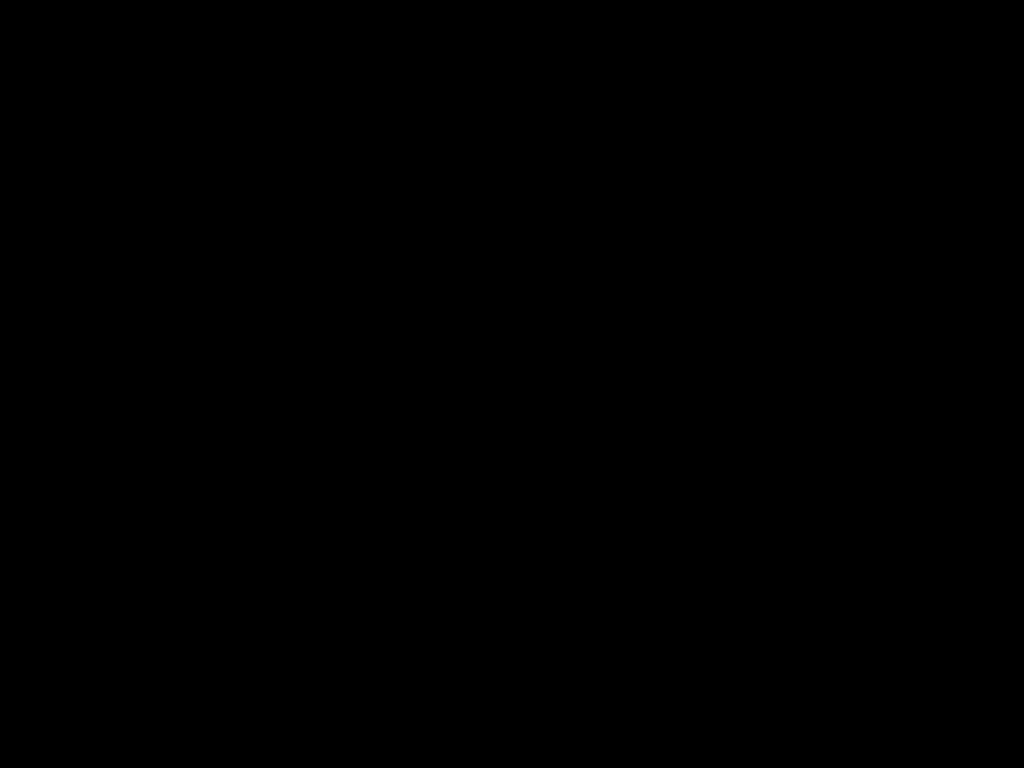
Frame 1 (no input)
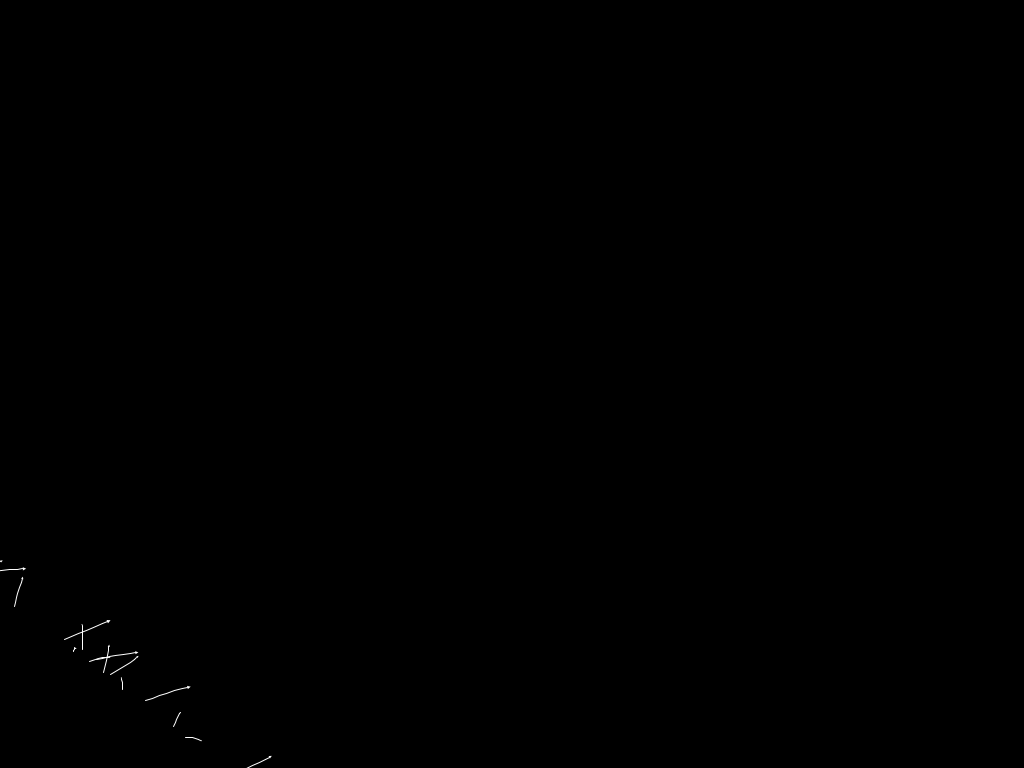
Frame 60 (the mouse pressed at the canvas centre just before this capture)
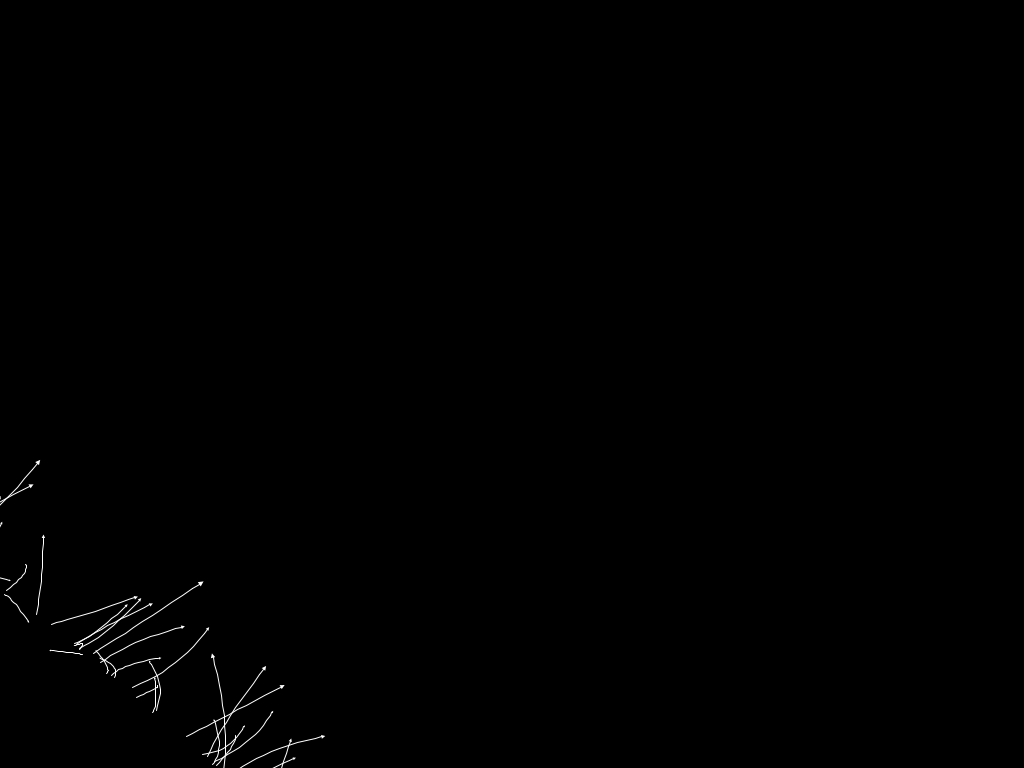
Frame 120 (the mouse held since frame 60 and released just before this capture)

The Processing sketch that drew these frames (run headless with seeded random() and noise(); from frame 60 on, the mouse is pressed at the canvas centre):

// Processing sketch: processing_139209
// ── processing_139209.pde

Particle[] particles = new Particle[1000];
boolean saving = false;

void setup() {
  size(1024, 768);
  smooth();
  
  // create particles
  for (int i = 0; i < particles.length; i++) {
    particles[i] = new Particle(new PVector(100, height-100));
  }
}

void draw() {
  background(0);
  // draw the particles
  for (int i = 0; i < particles.length; i++) {
    particles[i].update();
    particles[i].draw();
  }
}



// ---------------
// Particle.pde
// Based on the Particle class from: http://www.shiffman.net/teaching/nature/particles/
// ---------------
class Particle {
  PVector location;
  PVector velocity;
  PVector acceleration;

  PVector[] hist;
  int counter = 0;
  
  // create the particle
  Particle(PVector l) {
    float randmin = -HALF_PI;
    float randmax = 0;
    
    float r = random(0, TWO_PI);
    float x = cos(r);
    float y = sin(r);
    acceleration = new PVector(x / 250, y / 250);

    float q = random(0, 1);
    r = random(randmin, randmax);
    x = cos(r) * q;
    y = sin(r) * q;
    velocity = new PVector(x, y);
    location = l.get();    
    hist = new PVector[1000];
  }

  // update location
  void update() {
    velocity.add(acceleration);
    location.add(velocity);
    // save location every 10 frames
    if (frameCount % 10 == 0 && counter < hist.length) {
      hist[counter] = location.get();
      counter++;
    }
  }

  // draw particle
  void draw() {
    
    
    
    translate(width/2, height/2);   // Move coordinate system to center of sketch
  
    rotate(millis() * 0.0001 * TWO_PI / 10.0);   // Move 360 degrees in ten second
     
    translate(40, 0); // Move away from the center
     
    rotate(millis() * 0.00001 * TWO_PI);    // One revolution every second
     

    fill(255);
    drawArrowHead(velocity,location,10);
    noFill();
    // draw history path
    stroke(255);
    beginShape();
    for (int i=0; i < counter; i++) {
      vertex(hist[i].x,hist[i].y);
    }
    if (counter > 0) vertex(location.x, location.y);
    endShape();
  }
  
  
   void drawArrowHead(PVector v, PVector loc, float scale) {
    pushMatrix();
    float arrowsize = 4;
    // Translate to location to render vector
    translate(loc.x, loc.y);
    
    // rotate to heading
    rotate(v.heading2D());

    // Calculate length of vector & scale it to be bigger or smaller if necessary
    float len = v.mag()*scale;
    arrowsize = map(len, 0, 10, 0, 1) * arrowsize;

    // Draw point
    stroke(255);
    fill(255);
    line(0,0,len-arrowsize,0);
    noStroke();
    beginShape();
    vertex(len,0);
    vertex(len-arrowsize,+arrowsize/2);
    vertex(len-arrowsize,-arrowsize/2);
    endShape(CLOSE);
    popMatrix();
  }
}
  
